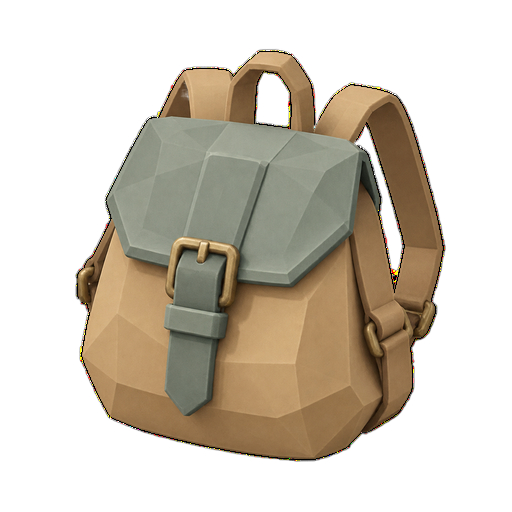
#> input picture assets/image/LP_UI图标01_背包_20261005094236.png, 512 x 512 px, given in place of OceanLoop_boat_topdown_20261005103106.png, which was not available
$ python prepare_ocean_art.py
#> lines starting #> are read from the running program, lines starting #| are printed output that depends on the picture; after the words box and inside, x2 and y2 are one past the last pixel; in counts of white or black regions, pixels touching at a corner belong together; pictures that were not available may be replaced by others from this repository, and a replacement may not be noted
"""导入本轮海面平面素材，保留生成源图并记录 Alpha、锚点与溯源。"""
from pathlib import Path
import hashlib
import json
from collections import deque
from PIL import Image, ImageDraw, ImageFilter

ROOT = Path(__file__).resolve().parents[1]
OUT = ROOT / "assets/image/OceanLoop"
SOURCES = {
    "boat": ("OceanLoop_boat_topdown_20261005103106.png", (1024, 512), True),
    "island": ("OceanLoop_island_topdown_20261005103049.png", (1024, 1024), False),
    "gull": ("OceanLoop_gull_topdown_20261005103040.png", (512, 512), True),
    "barrel": ("OceanLoop_barrel_topdown_20261005103221.png", (512, 512), False),
}


def clean_alpha(image):
    alpha = image.getchannel("A")
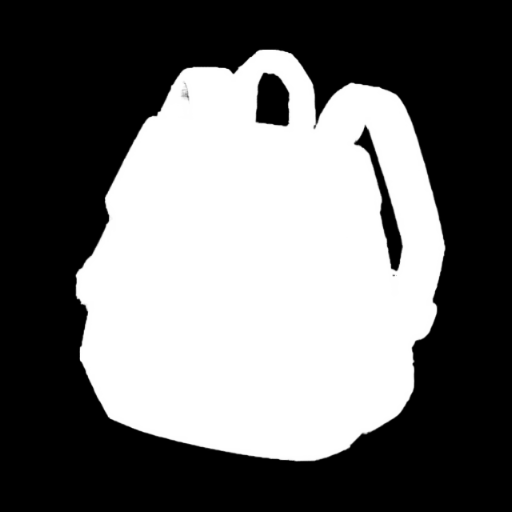
#> alpha: PIL image 512x512 L; min 0, max 255, mean 109.9
    width, height = image.size
#> width = 512; height = 512
    pixels = alpha.tobytes()
    visited = bytearray(len(pixels))
    largest = []
    for start, value in enumerate(pixels):
        if value < 32 or visited[start]:
            continue
        group, queue = [], deque([start])
        visited[start] = 1
        while queue:
            index = queue.popleft()
            group.append(index)
            x, y = index % width, index // width
            for adjacent in (index - 1 if x else -1, index + 1 if x + 1 < width else -1,
                             index - width if y else -1, index + width if y + 1 < height else -1):
                if adjacent >= 0 and not visited[adjacent] and pixels[adjacent] >= 32:
                    visited[adjacent] = 1
                    queue.append(adjacent)
        if len(group) > len(largest):
            largest = group
#> after the loop, largest = 114280 items
    mask_data = bytearray(len(pixels))
    for index in largest:
        mask_data[index] = 255
#> this loop made 114280 passes
#> index on passes 1 to 3: 25348, 25349, 25860
    mask = Image.frombytes("L", image.size, bytes(mask_data)).filter(ImageFilter.MaxFilter(5))
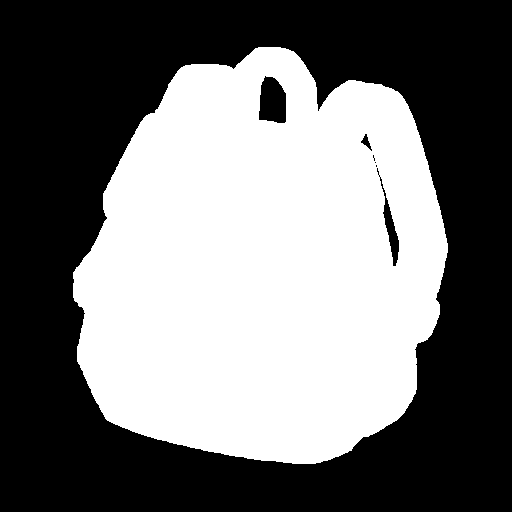
#> mask: PIL image 512x512 L; 45.3% white; 1 white region, box (x1, y1, x2, y2) and area: (73, 47, 448, 464) 118744
    result = image.copy()
#> result is the input picture: PIL image 512x512 RGBA; mean R, G, B, A 63.1, 54.8, 41.7, 109.9
    from PIL import ImageChops
    result.putalpha(ImageChops.multiply(alpha, mask))
    # Alpha 为零的 RGB 清零，不把黑底或白底混入边缘。
    result.paste((0, 0, 0, 0), mask=ImageChops.invert(result.getchannel("A").point(lambda a: 255 if a else 0)))
    return result


def main():
    OUT.mkdir(parents=True, exist_ok=True)
    entries = {}
    for key, (name, size, rotate) in SOURCES.items():
        source = ROOT / "assets/image" / name
        image = clean_alpha(Image.open(source).convert("RGBA"))
        image = image.crop(image.getchannel("A").getbbox())
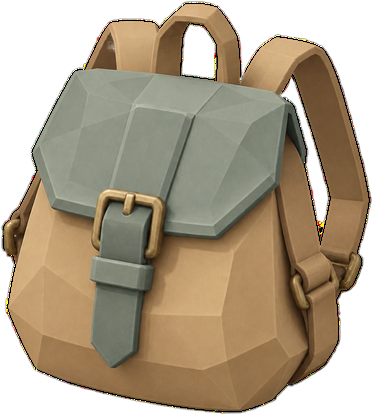
#> image: PIL image 373x414 RGBA; mean R, G, B, A 107.1, 93, 70.7, 186.5; transparent parts drawn white
        if rotate:
            image = image.transpose(Image.Transpose.ROTATE_270)
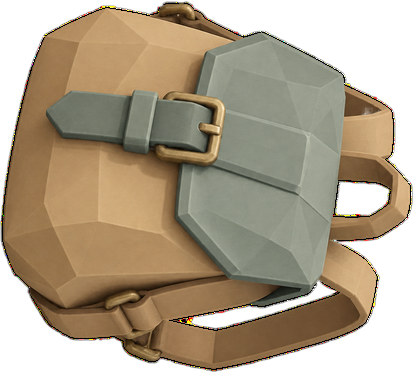
#> image: PIL image 414x373 RGBA; mean R, G, B, A 107.1, 93, 70.7, 186.5; transparent parts drawn white
        # 画布留边固定为 6%；世界尺寸对应整个画布，锚点保持正中心。
        target = Image.new("RGBA", size, (0, 0, 0, 0))
#> target: PIL image 1024x512 RGBA; every value is 0
        content_size = (round(size[0] * 0.88), round(size[1] * 0.88))
        if key == "gull":
            image = image.resize((round(content_size[1] * image.width / image.height), content_size[1]), Image.Resampling.LANCZOS)
        else:
            image = image.resize(content_size, Image.Resampling.LANCZOS)
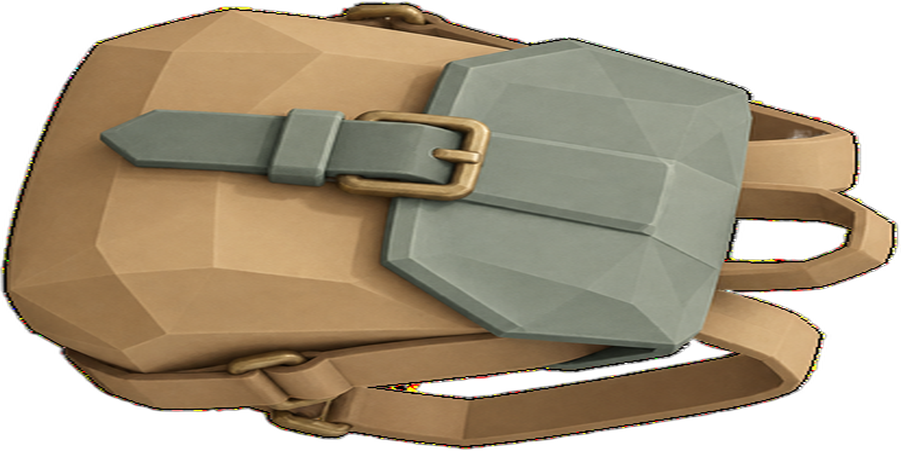
#> image: PIL image 901x451 RGBA; mean R, G, B, A 108.3, 94, 71.4, 186.5; transparent parts drawn white
        target.alpha_composite(image, ((size[0] - image.width) // 2, (size[1] - image.height) // 2))
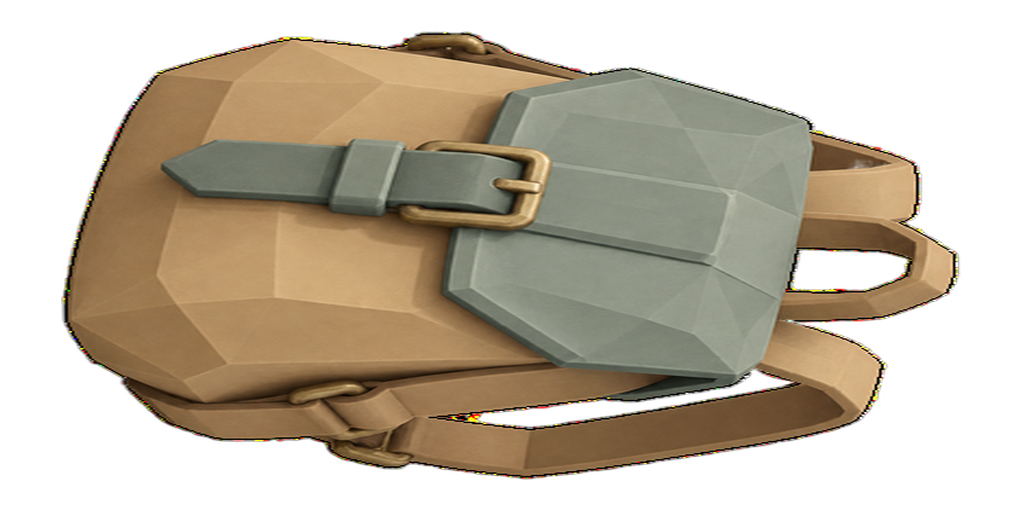
#> target: PIL image 1024x512 RGBA; mean R, G, B, A 84, 72.8, 55.4, 144.5; transparent parts drawn white
        path = OUT / (key + ".png")
        target.save(path, optimize=True)
        entries[key] = describe(path, source.relative_to(ROOT).as_posix())
#> in describe, `alpha = image.getchannel("A")`:
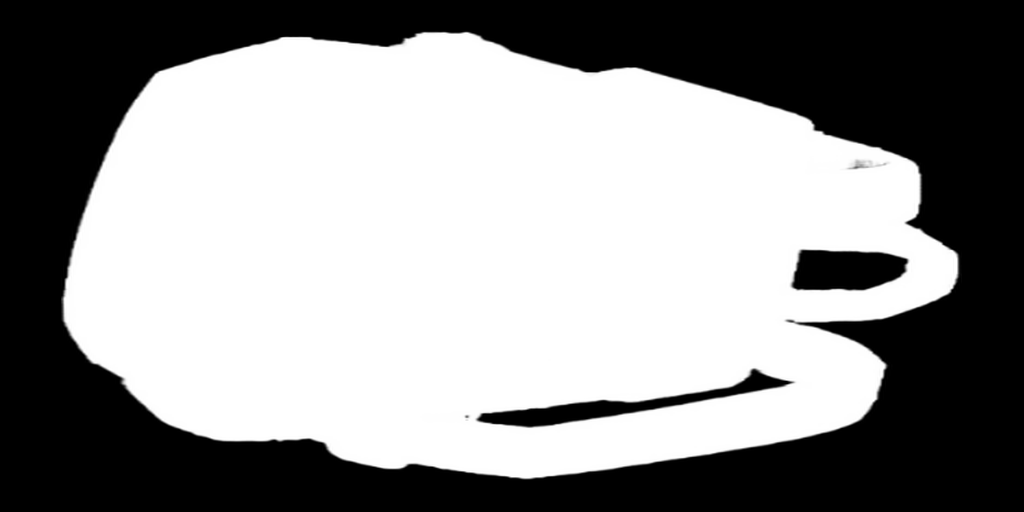
#> alpha: PIL image 1024x512 L; min 0, max 255, mean 144.5
#> in describe, `histogram = alpha.histogram()`: histogram = 256 values, max 273375 at index 255, min 15 at index 129, mean 2048
#> pass 2 of the loop in main, `for key, (name, size, rotate) in SOURCES.items():`:
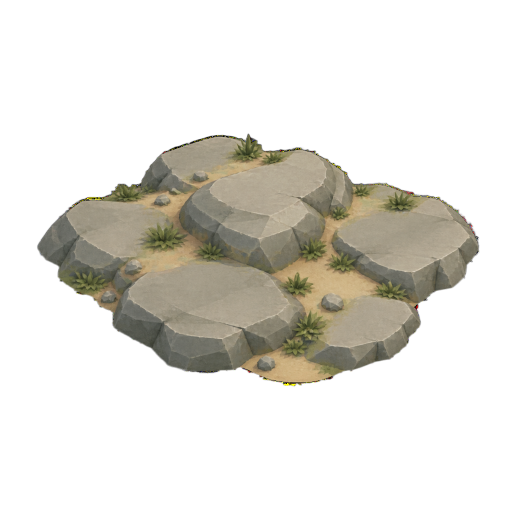
#> input picture assets/image/LP_岛屿02_低矮礁岩岛_定稿_20261005094521.png, 1024 x 1024 px, given in place of OceanLoop_island_topdown_20261005103049.png, which was not available (shown at 1/2 size)
#> after the loop in clean_alpha (call 2), `for start, value in enumerate(pixels):`: largest = 293277 items
#> the loop in clean_alpha (call 2), `for index in largest:` made 293277 passes
#> index on passes 1 to 3: 273904, 273905, 274928
#> in clean_alpha (call 2), `mask = Image.frombytes("L", image.size, bytes(mask_data)).filter(Image..`:
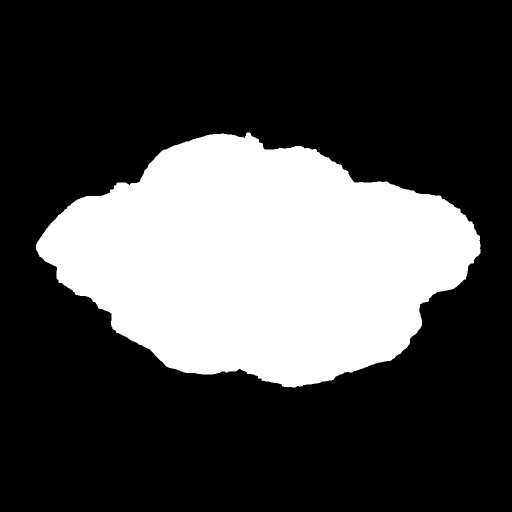
#> mask: PIL image 1024x1024 L (shown at 1/2 size); 28.5% white; 1 white region, box (x1, y1, x2, y2) and area: (72, 265, 961, 775) 299135
#> in clean_alpha, result is the input picture: PIL image 1024x1024 RGBA; mean R, G, B, A 40.4, 38.1, 31.6, 70.7
#> in describe (call 2), `alpha = image.getchannel("A")`:
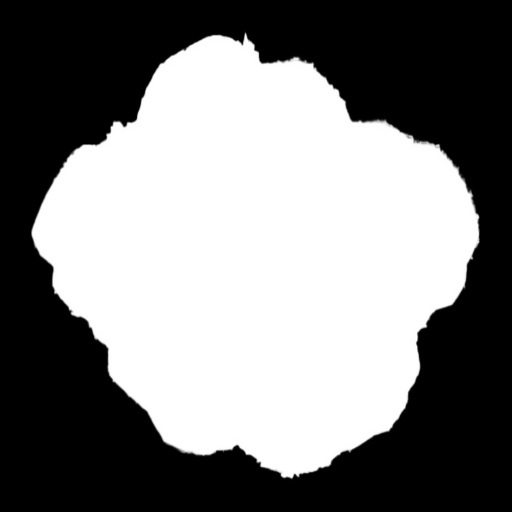
#> alpha: PIL image 1024x1024 L (shown at 1/2 size); min 0, max 255, mean 126.7
#> histogram = 256 values, max 515907 at index 0, min 24 at index 111, mean 4096
    # 波纹为独立可缩放 PNG；透明内区确保不会遮住船或木桶。
    scale = 4
    ripple = Image.new("RGBA", (512 * scale, 512 * scale), (0, 0, 0, 0))
    draw = ImageDraw.Draw(ripple)
    draw.arc((30 * scale, 30 * scale, 482 * scale, 482 * scale), 8, 165,
             fill=(223, 245, 236, 210), width=7 * scale)
    draw.arc((30 * scale, 30 * scale, 482 * scale, 482 * scale), 186, 345,
             fill=(223, 245, 236, 210), width=7 * scale)
    draw.arc((58 * scale, 58 * scale, 454 * scale, 454 * scale), 25, 140,
             fill=(244, 252, 240, 120), width=3 * scale)
    ripple = ripple.resize((512, 512), Image.Resampling.LANCZOS)
    path = OUT / "ripple.png"
    ripple.save(path, optimize=True)
    entries["ripple"] = describe(path, "tests/prepare_ocean_art.py:程序化透明弧环")
    manifest = {"task": "Ocean 主航海画面最小美术闭环", "date": "2026-10-05",
                "format": "RGBA PNG，直通 Alpha；船和海鸥船头/鸟喙朝 +X",
                "projection": "现有 Ocean.Projection；贴图在世界平面先旋转，再分片投影",
                "anchor": [0.5, 0.5], "assets": entries}
    (OUT / "manifest.json").write_text(json.dumps(manifest, ensure_ascii=False, indent=2) + "\n", encoding="utf-8")
    print(json.dumps(manifest, ensure_ascii=False, indent=2))


def describe(path, source):
    image = Image.open(path).convert("RGBA")
    alpha = image.getchannel("A")
    histogram = alpha.histogram()
    return {"path": path.relative_to(ROOT / "assets").as_posix(), "source": source,
            "size": list(image.size), "content_bounds": list(alpha.getbbox()),
            "alpha_range": list(alpha.getextrema()), "transparent_ratio": histogram[0] / (image.width * image.height),
            "sha256": hashlib.sha256(path.read_bytes()).hexdigest()}


if __name__ == "__main__":
#> (the run stopped early here; a loop or call above may not have finished)
